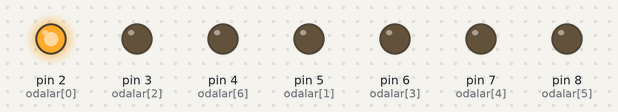
The sketch below on a simulated Arduino Uno, built with avr-gcc and run on an emulated ATmega328P. Parts: output pins drawn as LEDs (lit = HIGH). Random numbers use the default seed unless the sketch sets one; what the sketch prints to the serial monitor is not drawn.

Above: at 0.2 s.
At 4.6 s:
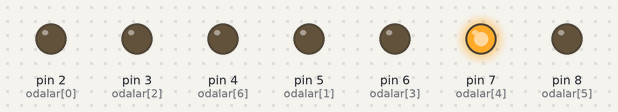
At 6.2 s:
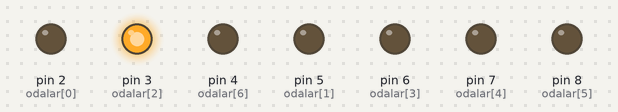
At 11.4 s:
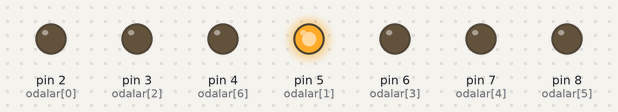
At 16.61 s:
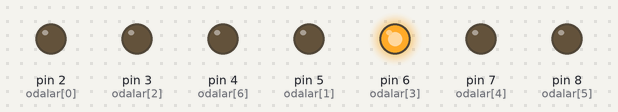
At 22.1 s:
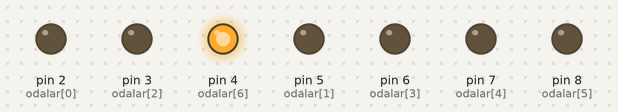
Timing chart, 0 to 23.6 s (numbered marks = the images above):
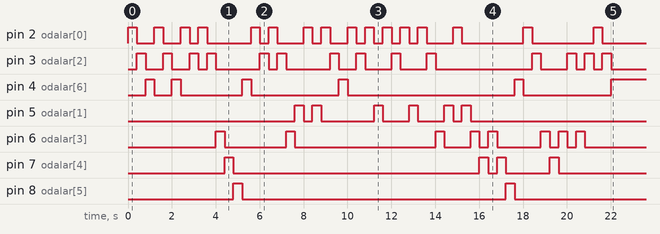

Measured:
- by itself, pin 2 (odalar[0]): LOW → HIGH at 0.00 s, → LOW 0.40 s later, → HIGH 0.80 s later, → LOW 0.40 s later, … (32 changes in this stretch)
- by itself, pin 3 (odalar[2]): LOW → HIGH at 0.40 s, → LOW 0.40 s later, → HIGH 0.80 s later, → LOW 0.40 s later, … (28 changes in this stretch)
- by itself, pin 4 (odalar[6]): LOW → HIGH at 0.80 s, → LOW 0.40 s later, → HIGH 0.80 s later, → LOW 0.40 s later, … (11 changes in this stretch)
- by itself, pin 5 (odalar[1]): LOW → HIGH at 7.6 s, → LOW 0.40 s later, → HIGH 0.40 s later, → LOW 0.40 s later, … (12 changes in this stretch)
- by itself, pin 6 (odalar[3]): LOW → HIGH at 4.0 s, → LOW 0.40 s later, → HIGH 2.8 s later, → LOW 0.40 s later, … (16 changes in this stretch)
- by itself, pin 7 (odalar[4]): LOW → HIGH at 4.4 s, → LOW 0.40 s later, → HIGH 11.2 s later, → LOW 0.40 s later, … (8 changes in this stretch)
- by itself, pin 8 (odalar[5]): alternates HIGH for 0.40 s and LOW for 12.0 s, 4 changes in all, then stays LOW

The sketch:

VU_ArduinoQLearning.ino
```cpp
int R[7][7]=
{
  {-1,0,0,-1,-1,-1,-1},
  {0,-1,-1,0,-1,-1,-1},
  {0,-1,-1,0,-1,-1,100},
  {-1,0,0,-1,0,-1,-1},
  {-1,-1,-1,0,-1,0,-1},
  {-1,-1,-1,-1,0,-1,100},
  {-1,-1,-1,-1,-1,-1,-1}
};
int Q [7][7] =
 {
  {0, 0, 0, 0, 0, 0, 0},
  {0, 0, 0, 0, 0, 0, 0},
  {0, 0, 0, 0, 0, 0, 0},
  {0, 0, 0, 0, 0, 0, 0},
  {0, 0, 0, 0, 0, 0, 0},
  {0, 0, 0, 0, 0, 0, 0},
  {0, 0, 0, 0, 0, 0, 0}
};

int odalar[7]={2,5,3,6,7,8,4};
int AnlikOda=0;
int HedefOda=6;
int hareket=0;
int RandomSayi=0;
int MaksimumSayi=0;
int n=0;
int test_index=0;
int sonuc;
void ledleri_kapa()
{
  for(int i=0; i<7; i++)
  {
  digitalWrite(odalar[i],0);
  }
}
void oda_test(int led_pin)
{
  switch(led_pin)
  {
    case 0:
    ledleri_kapa();
    digitalWrite(odalar[0],1);
    break;
    case 1:
    ledleri_kapa();
    digitalWrite(odalar[1],1);
    break;
    case 2:
    ledleri_kapa();
    digitalWrite(odalar[2],1);
    break;
    case 3:
    ledleri_kapa();
    digitalWrite(odalar[3],1);
    break;
    case 4:
    ledleri_kapa();
    digitalWrite(odalar[4],1);
    break;
    case 5:
    ledleri_kapa();
    digitalWrite(odalar[5],1);
    break;
    case 6:
    ledleri_kapa();
    digitalWrite(odalar[6],1);
    break;


  }
}
void setup() {
  for(int i=0; i<7; i++)
  {
    pinMode(odalar[i],OUTPUT);
  }
  Serial.begin(9600);


}

void loop() {
  while(n<6)
  {
    while(AnlikOda != HedefOda)
    {

      oda_test(AnlikOda);
      RandomSayi=random(0,7);
      while(R[AnlikOda][RandomSayi]<0){
        RandomSayi=random(0,7);
      }
      hareket=RandomSayi;
      MaksimumSayi=Q[hareket][0];
      for(int i=1; i<7; i++)
      {
        if(Q[hareket][i]>MaksimumSayi)
        {
        MaksimumSayi=Q[hareket][i]; }
      }
     Q[AnlikOda][hareket]=R[AnlikOda][hareket]+0.8*MaksimumSayi;

     AnlikOda=hareket;
     delay(400);
    }
    oda_test(HedefOda);
    delay(400);
    n++;
    AnlikOda=0;

  }/*
   AnlikOda=0;
   int i;
   while(AnlikOda != HedefOda)
   {
    oda_test(AnlikOda);
    MaksimumSayi=weights[AnlikOda][0];
    test_index=0;
    for( i=1; i<7; i++)
    {
      if(weights[AnlikOda][i]>MaksimumSayi)
       {
        MaksimumSayi=weights[AnlikOda][i];
        test_index=i;
        int sum=0;
        sum += i;

       }
    }
    AnlikOda=test_index;

   }
   oda_test(HedefOda); */
     for(int i=0; i<7; i++)
    { Serial.print("\n");
      for(int y=0; y<7; y++)
      {
        Serial.print(Q[i][y]);
        Serial.print("\t");

      }
    }
    delay(10000);

  }
```
